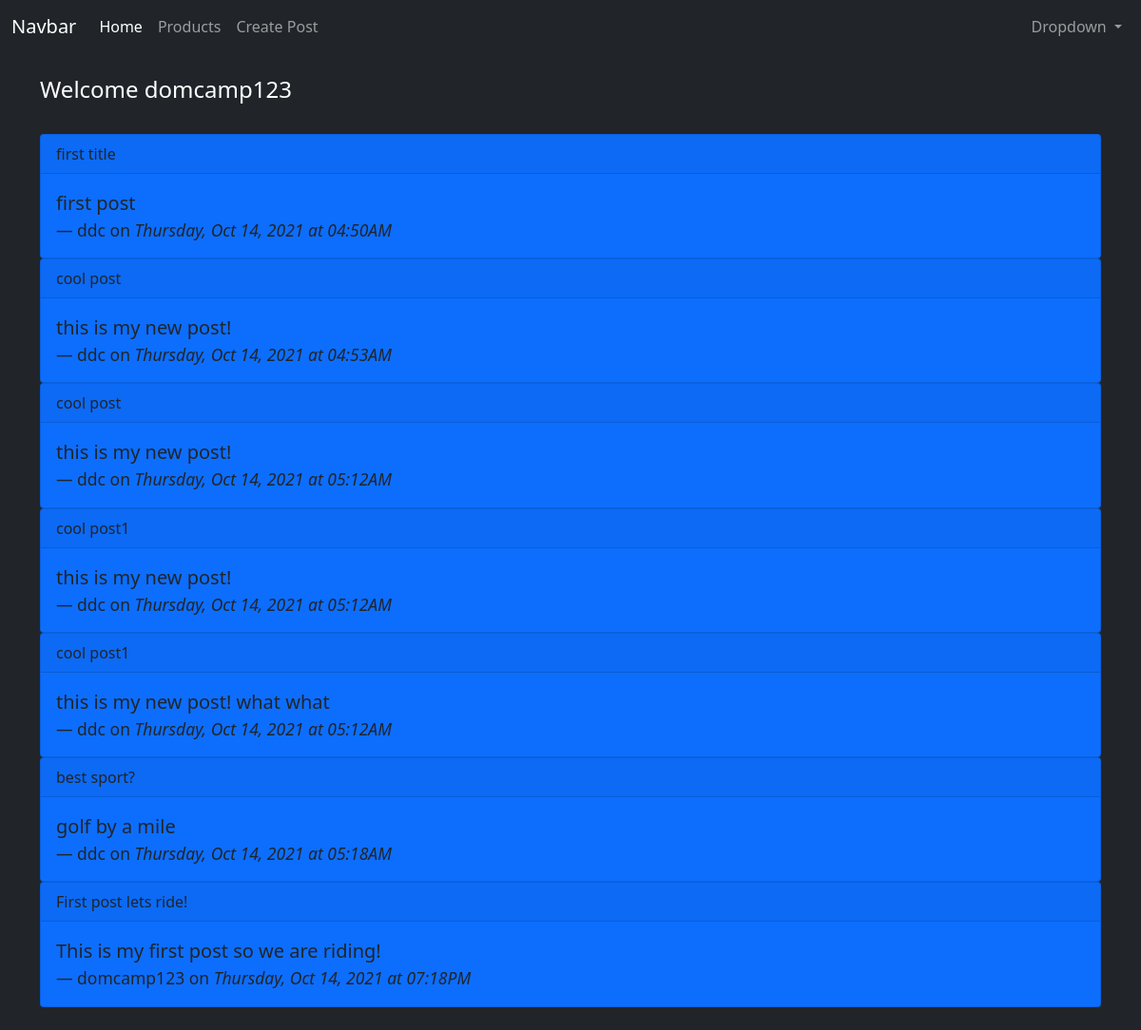
/ (signed in), run on the app's committed database.
### app/models.py (models this page shows, shortened)
class User(db.Model, UserMixin):
    id = db.Column(db.Integer, primary_key=True)
    username = db.Column(db.String(150), nullable=False, unique=True)
    email = db.Column(db.String(150), nullable=False, unique=True)
    password = db.Column(db.String(256), nullable=False)
    posts = db.relationship('Post', backref='author', lazy=True)

class Post(db.Model):
    id = db.Column(db.Integer, primary_key=True)
    title = db.Column(db.String(200))
    content = db.Column(db.String(300))
    date_created = db.Column(db.DateTime, nullable=False, default=datetime.utcnow)
    user_id = db.Column(db.Integer, db.ForeignKey('user.id'), nullable=False)

### app/routes.py (the view)
@app.route('/')
def index():
    title = 'Coding Temple Flask'
    posts = Post.query.all()
    return render_template('index.html', title=title, posts=posts)

### app/models.py (called while the page is built)
@login_manager.user_loader
def load_user(user_id):
    return User.query.get(user_id)

### app/templates/index.html (shortened to what this page needs)
{% extends 'base.html' %}
{% block content %}
{% if current_user.is_authenticated %}
<h4>Welcome {{ current_user.username }}</h4>
{% else %}
<h4>Welcome, please register using the link at the top if you would like to create your own posts</h4>
{% endif %}
{% for p in posts %}
    <div class="card bg-primary text-dark">
        <div class="card-header">
        {{ p.title }}
        </div>
        <div class="card-body">
        <blockquote class="blockquote mb-0">
            <p>{{ p.content }}</p>
            <footer class="blockquote-footer text-dark">{{ p.author.username }} on <cite title="Source Title">
                {{ p.date_created.strftime('%A, %b %d, %Y at %I:%M%p') }}
            </cite></footer>
        </blockquote>
        </div>
    </div>
{% endfor %}
{% endblock %}

### data on the page
User: username "domcamp123"
Post: title "first title", content "first post", author.username "ddc", date_created "Thursday, Oct 14, 2021 at 04:50AM"
Post: title "cool post", content "this is my new post!", author.username "ddc", date_created "Thursday, Oct 14, 2021 at 04:53AM"
Post: title "cool post", content "this is my new post!", author.username "ddc", date_created "Thursday, Oct 14, 2021 at 05:12AM"
Post: title "cool post1", content "this is my new post!", author.username "ddc", date_created "Thursday, Oct 14, 2021 at 05:12AM"
Post: title "cool post1", content "this is my new post! what what", author.username "ddc", date_created "Thursday, Oct 14, 2021 at 05:12AM"
Post: title "best sport?", content "golf by a mile", author.username "ddc", date_created "Thursday, Oct 14, 2021 at 05:18AM"
Post: title "First post lets ride!", content "This is my first post so we are riding!", author.username "domcamp123", date_created "Thursday, Oct 14, 2021 at 07:18PM"
